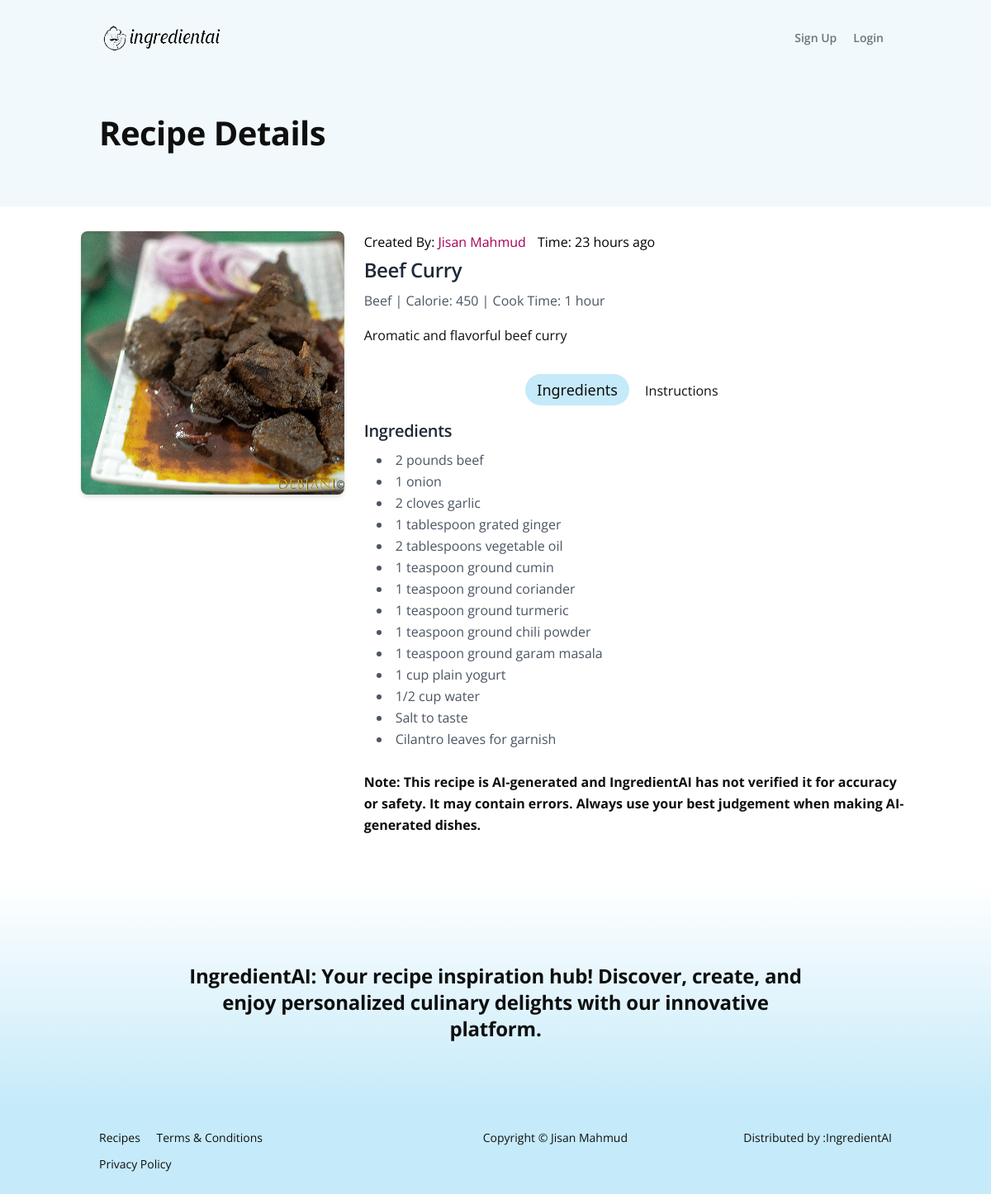
The app's page /blog/recipe/40/beef_curry with its own data.
### blog/models.py (models this page shows, shortened)
class RecipeModel(models.Model):
    recipe_name = models.CharField(max_length= 250)
    slug = models.SlugField(max_length= 300, blank= True, null= True)
    image = models.ImageField(upload_to= 'recipe_image/', blank= True, default= 'recipe_image/recipe_thumb.webp')
    about = models.TextField()
    user = models.ForeignKey(CustomUser, on_delete= models.CASCADE, default= 1)
    category = models.ForeignKey(Category, on_delete= models.CASCADE, related_name= 'recipe')
    cooking_time = models.CharField(max_length= 50)
    calorie = models.CharField(max_length= 20)
    ingredients = models.TextField()
    instructions = models.TextField()
    notes = models.CharField(max_length= 250, blank= True, default= 'This recipe is AI-generated and IngredientAI has not verified it for accuracy or safety. It may contain errors. Always use your best judgement when making AI-generated dishes.')
    create_at = models.DateTimeField(auto_now_add= True)
    views = models.IntegerField(blank= True, default= 0)
    class Meta:
        verbose_name = 'Recipe'

### accounts/models.py (models this page shows, shortened)
class CustomUser(AbstractBaseUser, PermissionsMixin):
    email = models.EmailField(verbose_name= 'email address', max_length= 100, unique= True)
    profile_photo = models.ImageField(upload_to= 'profile_photos/', blank= True, default='profile_photos/profile.jpg')
    full_name = models.CharField(max_length= 50)
    bio = models.CharField(max_length= 100, default= '', blank= True)
    country = models.CharField(max_length= 40, blank= True)
    city = models.CharField(max_length= 40, blank= True)
    address = models.CharField(max_length= 150, blank= True)
    phone_number = models.CharField(max_length= 15, blank= True)
    date_of_birth = models.DateField(blank= True, null= True)
    twitter = models.CharField(max_length= 100, blank= True)
    github = models.CharField(max_length= 100, blank= True)
    linkedin = models.CharField(max_length= 100, blank= True)
    is_active = models.BooleanField(default= False)
    is_staff = models.BooleanField(default= False)
    is_superuser = models.BooleanField(default= False)
    date_joined = models.DateTimeField(default= timezone.now)
    objects = CustomUserManager()
    USERNAME_FIELD = 'email'
    REQUIRED_FIELDS = ['full_name']
    class Meta:
        verbose_name = 'User'
        verbose_name_plural = 'Users'

### category/models.py (models this page shows)
class Category(models.Model):
    category_name = models.CharField(max_length= 100, unique= True)
    slug = models.SlugField(max_length= 150, blank= True, null= True)
    class Meta:
        verbose_name= 'category'
        verbose_name_plural= 'categories'

### blog/views.py (the view)
# urls.py: path('recipe/<int:id>/<slug>', RecipeDetailsView.as_view(), name='recipe_details')
class RecipeDetailsView(View):
    def get(self, request, id, slug):
        recipe_object = RecipeModel.objects.get(id= id, slug= slug)
        context = {
            'ingredients': eval(recipe_object.ingredients),
            'instructions': eval(recipe_object.instructions),
            'recipe_object': recipe_object
        }
        recipe_object.views += 1
        recipe_object.save()
        return render(request, 'blog/recipe-details.html', context)

### blog/templates/blog/recipe-details.html (shortened to what this page needs)
{% extends "base.html" %}
{% load static %}
{% load humanize %}
{% block body %}
<header class="ex-header bg-gray">
  <div class="container px-4 sm:px-8 xl:px-4">
    <h1 class="xl:ml-24">Recipe Details</h1>
  </div>
</header>
{% if recipe_object %}
<div style="margin-top: 20px; padding: 10px;" class="recipe-details min-h-screen container">
  <div class="flex flex-wrap -mx-3">
    <div class="lg:w-1/3 md:w-1/2 px-3 mb-6">
      <img class="rounded-lg shadow-md" src="{{recipe_object.image.url}}" alt="Recipe Image">
    </div>
    <div class="lg:w-2/3 md:w-1/2 px-3 mb-6">
      <div style="display: flex;margin-bottom: 5px;">
        <p class="text-black">Created By: <a style="color: #a5005a" href="{% url 'views_profile' recipe_object.user.id %}">{{recipe_object.user.full_name}}</a> <span style="margin-left: 10px;">Time: {{recipe_object.create_at|naturaltime}}</span></p>
      </div>
      <h2 class="text-2xl font-semibold mb-2 text-gray-800">{{recipe_object.recipe_name}}</h2>
      <p class="text-gray-600 mb-4">{{recipe_object.category.category_name}} | Calorie: {{recipe_object.calorie}} | Cook
        Time: {{recipe_object.cooking_time}}</p>
      <p>{{recipe_object.about}}</p>
      <div class="group">
        <div style="width: 300px; margin: auto; margin-top: 40px; margin-bottom: 22px;">
          <a href="#tabs-ingredients"
          data-te-toggle="pill"
          data-te-target="#tabs-ingredients"
          class="tap-button">Ingredients</a>
       <a href="#tabs-instructions"
          data-te-toggle="pill"
          data-te-target="#tabs-instructions"
          class=" ">Instructions</a>
        </div>
        <div id="tabs-ingredients" class="opacity-100 mx" data-te-tab-active>
          <h3 class="text-xl font-semibold mb-2 text-gray-800">Ingredients</h3>
          <ul class="list-disc list-inside text-gray-600">
            {% for ingredient in ingredients %}
            <li>{{ingredient}}</li>
            {% endfor %}
          </ul>
        </div>
      </div>
      <br />
      <b>Note: {{recipe_object.notes}}</b>
    </div>
  </div>
</div>
{% endif %}
{% endblock body %}

### static/css/styles.css (style rules this page uses)
.tap-button { background: #c5eaf9; padding: 7px 14px; font-size: 18px; font-family: system-ui,-apple-system,'Segoe UI',Roboto,Helvetica,Arial,sans-serif,'Apple Color Emoji','Segoe UI Emoji'; border-radius: 25px; margin: 15px; margin-bottom: 200px !important; }
body, p { color: #0f0f10; font: 400 1rem/1.625rem "Open Sans", sans-serif; }
h1 { color: #0f0f10; font-weight: 700; font-size: 2.5rem; line-height: 3.125rem; letter-spacing: -0.5px; }
h2 { color: #0f0f10; font-weight: 700; font-size: 2.125rem; line-height: 2.625rem; letter-spacing: -0.4px; }
h3 { color: #0f0f10; font-weight: 700; font-size: 1.75rem; line-height: 2.25rem; letter-spacing: -0.3px; }
.bg-gray { background-color: #f1f9fc; }
.container { margin-left: auto; margin-right: auto; }
.recipe-details ul li { margin-left: 15px; }
.ex-header { padding-top: 8.5rem; padding-bottom: 4rem; background-color: #f1f9fc; }

### records on screen
RecipeModel: image (picture), user.full_name "Jisan Mahmud", create_at "23 hours ago", recipe_name "Beef Curry", category.category_name "Beef", calorie "450", cooking_time "1 hour", about "Aromatic and flavorful beef curry", notes "This recipe is AI-generated and IngredientAI has not verified it for accuracy or safety. It may contain errors. Always use your best judgement when making AI-generated dishes."

### other values on screen
{{ ingredient }} "2 pounds beef" "1 onion" "2 cloves garlic" "1 tablespoon grated ginger" "2 tablespoons vegetable oil" "1 teaspoon ground cumin" "1 teaspoon ground coriander" "1 teaspoon ground turmeric" "1 teaspoon ground chili powder" "1 teaspoon ground garam masala" "1 cup plain yogurt" "1/2 cup water" "Salt to taste" "Cilantro leaves for garnish"
